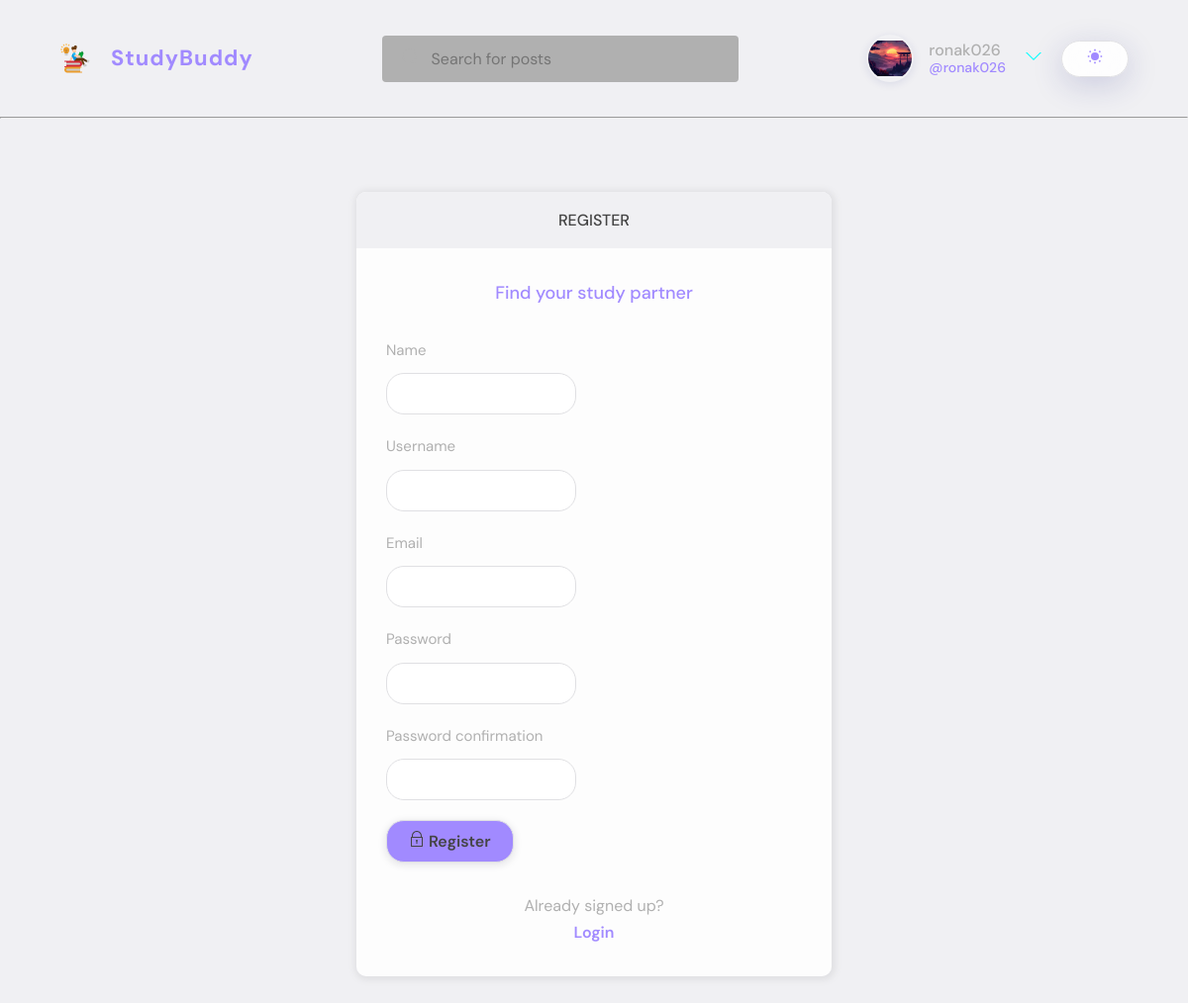
Page /register/ (signed in) on the committed database.
### base/models.py (models this page shows)
class User(AbstractUser):
    name = models.CharField(max_length=200, null=True)
    email = models.EmailField(unique=True, null=True)
    bio=models.TextField(null=True)
    avatar=models.ImageField(null=True, default="luffy.jpg")
    USERNAME_FIELD='email'
    REQUIRED_FIELDS=[]

### base/views.py (the view, shortened to what this page needs)
# urls.py: path('register/', views.register_page, name='register'),
def register_page(request):
    page = "register"
    form = MyUserCreationForm()
    context = {"page": page, "form": form}
    return render(request, "base/login_register.html", context)

### base/forms.py
class MyUserCreationForm(UserCreationForm):
    class Meta:
        model=User
        fields = ['name','username','email','password1','password2']

### base/templates/base/login_register.html (shortened to what this page needs)
{% extends 'main.html' %}
{% block start %}
<main class="auth layout">
  {% if page == 'login' %}
  <div class="container">
    <div class="layout__box">
      <div class="layout__boxHeader">
        <div class="layout__boxTitle">
          <h3>Login</h3>
        </div>
      </div>
      <div class="layout__body">
        <h2 class="auth__tagline">Find your study partner</h2>
        <form class="form" action="" method="POST">
          {% csrf_token %}
          <div class="form__group">
            <label for="room_name">Email</label>
            <input id="username" name="email" type="text" placeholder="Email" />
          </div>
          <div class="form__group">
            <label for="password">Password</label>
            <input id="password" name="password" type="password" placeholder="&bull;&bull;&bull;&bull;&bull;&bull;&bull;&bull;" />
          </div>
          <button class="btn btn--main" type="submit">
            <svg version="1.1" xmlns="http://www.w3.org/2000/svg" width="32" height="32" viewBox="0 0 32 32">
              <title>lock</title>
              <path d="M27 12h-1v-2c0-5.514-4.486-10-10-10s-10 4.486-10 10v2h-1c-0.553 0-1 0.447-1 1v18c0 0.553 0.447 1 1 1h22c0.553 0 1-0.447 1-1v-18c0-0.553-0.447-1-1-1zM8 10c0-4.411 3.589-8 8-8s8 3.589 8 8v2h-16v-2zM26 30h-20v-16h20v16z"></path>
              <path d="M15 21.694v4.306h2v-4.306c0.587-0.348 1-0.961 1-1.694 0-1.105-0.895-2-2-2s-2 0.895-2 2c0 0.732 0.413 1.345 1 1.694z"></path>
            </svg>
            Login
          </button>
        </form>
        <div class="auth__action">
          <p>Haven't signed up yet?</p>
          <a href="{% url 'register' %}" class="btn btn--link">Sign Up</a>
        </div>
      </div>
    </div>
  </div>
  {% else %}
  <div class="container">
    <div class="layout__box">
      <div class="layout__boxHeader">
        <div class="layout__boxTitle">
          <h3>Register</h3>
        </div>
      </div>
      <div class="layout__body">
        <h2 class="auth__tagline">Find your study partner</h2>
        <form class="form" action="" method="POST">
          {% for field in form %}
          <div class="form__group">
            <label for="room_name">{{field.label}}</label>
            {{ field }}
          </div>
          {% endfor %}
          <button class="btn btn--main" type="submit">
            Register
          </button>
        </form>
        <div class="auth__action">
          <p>Already signed up?</p>
          <a href="{% url 'login' %}" class="btn btn--link">Login</a>
        </div>
      </div>
    </div>
  </div>
  {% endif %}
</main>
{% endblock %}

### templates/negbr.html (shortened to what this page needs)
{% load static %}
<header class="header header--loggedIn">
    <div class="container">
        <a href="{% url 'home' %}" class="header__logo">
            <img src="{% static 'images/reading.png' %}" />
            <h1>StudyBuddy</h1>
        </a>
        <form class="header__search" method="GET" action="{% url 'home' %}">
            <label>
                <input name="q" placeholder="Search for posts" />
            </label>
        </form>
        <nav class="header__menu">
      {% if request.user.is_authenticated %}
      <div class="header__user">
        <a href="{% url 'user-profile' request.user.id%}">
          <div class="avatar avatar--medium active">
            <img src="{{request.user.avatar.url}}" />
          </div>
          <p>
            {{request.user.username}} <span>@{{request.user.username}}</span>
          </p>
        </a>
        <button class="dropdown-button">
          <svg
            version="1.1"
            xmlns="http://www.w3.org/2000/svg"
            width="32"
            height="32"
            viewBox="0 0 32 32"
          >
            <title>chevron-down</title>
            <path d="M16 21l-13-13h-3l16 16 16-16h-3l-13 13z"></path>
          </svg>
        </button>
      </div>
      <button id="theme-toggle" class="btn btn--pill" title="Toggle theme">
        <span id="theme-sun" style="display: inline;">
        </span>
      </button>
      {% endif %}
  </div>
</header>
<hr/>

### rows in the picture
User: user.avatar (picture), user.username "ronak026"

### other values in the picture
{{ field.label }} "Name" "Username" "Email" "Password" "Password confirmation"
